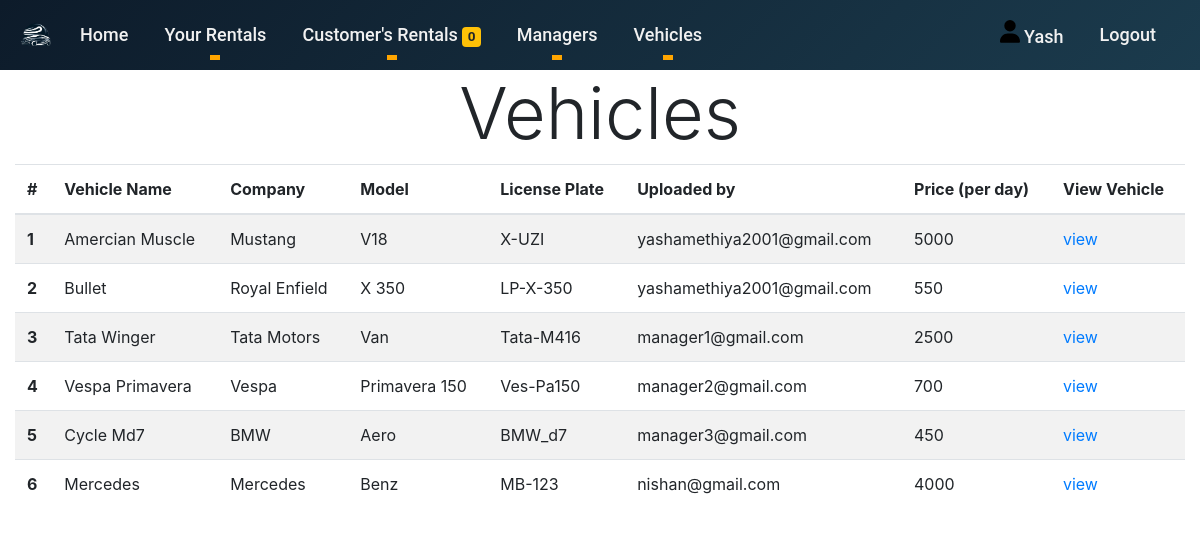
The app's page /Owner/AllVehicles/ (signed in) with its own data.
### Owner/models.py (models this page shows, shortened)
class Owner(models.Model):
    Owner_id = models.AutoField
    Owner_firstname = models.CharField(max_length=60)
    Owner_lastname = models.CharField(max_length=60)
    Owner_address = models.CharField(max_length=600)
    Owner_email = models.CharField(max_length=100)
    Owner_password = models.CharField(max_length=32)
    Owner_dob = models.DateField()
    Owner_mobileno = models.CharField(max_length=10)
    Owner_gender = models.CharField(max_length=15)
    Owner_license =  models.ImageField(upload_to='img/Owner_License/')
    Owner_agency = models.CharField(max_length=100)
    Owner_city = models.CharField(max_length=30)
    Owner_state = models.CharField(max_length=30)
    Owner_country = models.CharField(max_length=30)
    Owner_pincode = models.IntegerField()
    isOwner = models.BooleanField(default=True)

### Vehicles/models.py (models this page shows, shortened)
class Vehicle(models.Model):
    Vehicle_id = models.AutoField
    Vehicle_name = models.CharField(max_length=60)
    Vehicle_company = models.CharField(max_length=60)
    Vehicle_model = models.CharField(max_length=60)
    Vehicle_type = models.CharField(max_length=20)
    Vehicle_fuel = models.CharField(max_length=10)
    Vehicle_No_of_Seats = models.IntegerField()
    Vehicle_color = models.CharField(max_length=20)
    Vehicle_license_plate = models.CharField(max_length=30)
    Vehicle_uploaded_by = models.CharField(max_length=100)
    Vehicle_image1 = models.ImageField(upload_to='img/Vehicle_images/')
    Vehicle_image2 = models.ImageField(upload_to='img/Vehicle_images/')
    Vehicle_image3 = models.ImageField(upload_to='img/Vehicle_images/')
    isGeared = models.BooleanField()
    Vehicle_description = models.CharField(max_length=1500)
    Vehicle_price = models.IntegerField()

### Owner/views.py (the view)
# urls.py: path('AllVehicles/',views.AllVehicles, name="AllVehicles"),
def AllVehicles(request):
    if('user_email' not in request.session):
        return redirect('/signin/')
    owner_email = request.session.get('user_email')
    owner = Owner.objects.get(Owner_email=owner_email)
    vehicle = Vehicle.objects.all()
    no_of_pending_request=count_pending_rent_request()
    return render(request,"Owner_all_vehicles.html",{'vehicle':vehicle,'owner':owner,'no_of_pending_request':no_of_pending_request})

### Owner/views.py (called while the page is built)
def count_pending_rent_request():
    no_of_pending_request=0
    rentvehicle = RentVehicle.objects.all()
    for rv in rentvehicle:
        if rv.request_status == "Pending":
            no_of_pending_request+=1
    return no_of_pending_request

### Owner/templates/Owner_all_vehicles.html (shortened to what this page needs)
{%extends 'Only_owner_navbar.html'%} {% load static %}
    {% block name %}{{owner.Owner_firstname}}{%endblock%} {% block pagecontent %}
    <h1 class="display-3" style="text-align: center;">Vehicles</h1>
    <table class="table table-striped">
        <thead>
            <tr>
                <th scope="col">#</th>
                <th scope="col">Vehicle Name</th>
                <th scope="col">Company</th>
                <th scope="col">Model</th>
                <th scope="col">License Plate</th>
                <th scope="col">Uploaded by</th>
                <th scope="col">Price (per day)</th>
                <th scope="col">View Vehicle</th>
            </tr>
        </thead>
        <tbody>
            {% for value in vehicle %}
            <tr>
                <th scope="row">{{forloop.counter}}</th>
                <td>{{value.Vehicle_name}}</td>
                <td>{{value.Vehicle_company}}</td>
                <td>{{value.Vehicle_model}}</td>
                <td>{{value.Vehicle_license_plate}}</td>
                <td>{{value.Vehicle_uploaded_by}}</td>
                <td>{{value.Vehicle_price}}</td>
                <td><a href="{% url 'OwnerVehicleDetails' value.Vehicle_license_plate %}" target="_blank">view</a></td>
            </tr>
            {% endfor %}
        </tbody>
    </table>
    {% endblock pagecontent %}

### Owner/templates/includes/owner_navbar.html (shortened to what this page needs)
{% load static %}
<nav class="navbar sticky-top navbar-expand-lg navbar-dark bg-dark" style="font-size: large;" aria-label="" aria-labbelledby="">
    <a href="/Owner"><img class="navbar-brand" src="{% static 'img/Logos/icon.png' %}" height="50"></a>
    <div class="collapse navbar-collapse" id="navbarSupportedContent">
        <ul class="navbar-nav mr-auto">
            <li class="nav-item active">
                <a class="nav-link" href="/Owner" style="color: #f1f1f1;">Home</a>
            </li>
            <li class="nav-item dropdown">
                <a class="nav-link dropdown-toggle" href="#" id="navbarDropdown" style="color: #f1f1f1;" role="button" data-toggle="dropdown" aria-haspopup="true" aria-expanded="false">
                    Your Rentals
                </a>
            </li>
            <li class="nav-item dropdown">
                <a class="nav-link dropdown-toggle" href="#" id="navbarDropdown" style="color: #f1f1f1;" role="button" data-toggle="dropdown" aria-haspopup="true" aria-expanded="false">
                    Customer's Rentals <span class="badge badge-warning">{{no_of_pending_request}}</span>
                </a>
            </li>
            <li class="nav-item dropdown">
                <a class="nav-link dropdown-toggle" href="#" id="navbarDropdown" style="color: #f1f1f1;" role="button" data-toggle="dropdown" aria-haspopup="true" aria-expanded="false">
                    Managers
                </a>
            </li>
            <li class="nav-item dropdown">
                <a class="nav-link dropdown-toggle" href="#" id="navbarDropdown" style="color: #f1f1f1;" role="button" data-toggle="dropdown" aria-haspopup="true" aria-expanded="false">
                    Vehicles
                </a>
            </li>
        </ul>
        <ul class="navbar-nav justify-content-end">
            <li class="nav-item">
                <a class="nav-link" href="/Owner/Profile" style="color: #f1f1f1;" title="Your Profile">
                    <svg xmlns="http://www.w3.org/2000/svg" viewBox="0 0 448 512" height="19px;" width="20px"class="profile-icon">
                        <path d="M224 256A128 128 0 1 0 224 0a128 128 0 1 0 0 256zm-45.7 48C79.8 304 0 383.8 0 482.3C0 498.7 13.3 512 29.7 512l388.6 0c16.4 0 29.7-13.3 29.7-29.7C448 383.8 368.2 304 269.7 304l-91.4 0z"/>
                    </svg>
                    {{ owner.Owner_firstname }} {% block name %}{%endblock%}</a>
            </li>
        </ul>
        <ul class="navbar-nav justify-content-end">
            <li class="nav-item">
                <a class="nav-link" href="/Logout" style="color: #f1f1f1;">Logout</a>
            </li>
        </ul>
    </div>
</nav>

### Owner/static/css/owner.css (style rules this page uses)
.navbar-nav a:after, .navbar-nav a:before { transition: all .5s; }
.navbar-nav a { position: relative; margin-right: 20px; }
.navbar-nav a:after { position: absolute; bottom: 0; left: 0; right: 0; margin: auto; width: 0%; content: '.'; color: transparent; background: orange; height: 1px; }

### Owner/templates/includes/owner_navbar.html (style rules this page uses)
.navbar { background: linear-gradient(135deg, #0d1b2a, #1b3b4d); font-family: 'Roboto', sans-serif; }
.navbar-nav .nav-link { color: #f1f1f1; padding: 12px 20px; font-weight: 500; transition: color 0.3s ease, transform 0.3s ease; }

### records on screen
Owner: Owner_firstname "Yash"
Vehicle: Vehicle_name "Amercian Muscle", Vehicle_company "Mustang", Vehicle_model "V18", Vehicle_license_plate "X-UZI", Vehicle_uploaded_by "yashamethiya2001@gmail.com", Vehicle_price "5000"
Vehicle: Vehicle_name "Bullet", Vehicle_company "Royal Enfield", Vehicle_model "X 350", Vehicle_license_plate "LP-X-350", Vehicle_uploaded_by "yashamethiya2001@gmail.com", Vehicle_price "550"
Vehicle: Vehicle_name "Tata Winger", Vehicle_company "Tata Motors", Vehicle_model "Van", Vehicle_license_plate "Tata-M416", Vehicle_uploaded_by "manager1@gmail.com", Vehicle_price "2500"
Vehicle: Vehicle_name "Vespa Primavera", Vehicle_company "Vespa", Vehicle_model "Primavera 150", Vehicle_license_plate "Ves-Pa150", Vehicle_uploaded_by "manager2@gmail.com", Vehicle_price "700"
Vehicle: Vehicle_name "Cycle Md7", Vehicle_company "BMW", Vehicle_model "Aero", Vehicle_license_plate "BMW_d7", Vehicle_uploaded_by "manager3@gmail.com", Vehicle_price "450"
Vehicle: Vehicle_name "Mercedes", Vehicle_company "Mercedes", Vehicle_model "Benz", Vehicle_license_plate "MB-123", Vehicle_uploaded_by "nishan@gmail.com", Vehicle_price "4000"

### other values on screen
{{ no_of_pending_request }} "0"
